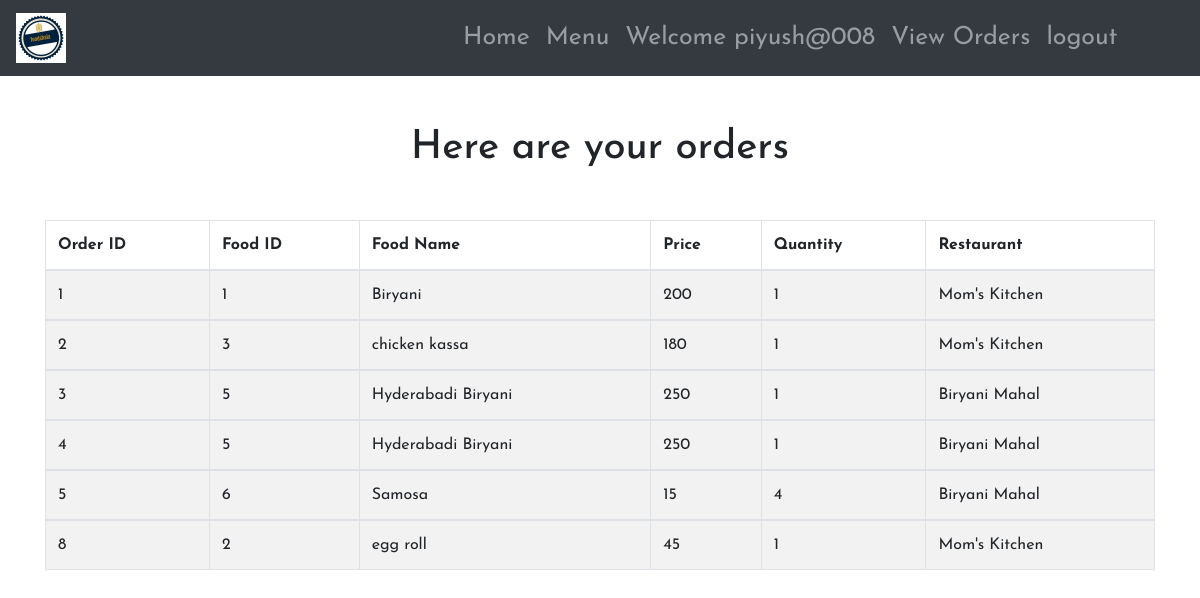
The app's page /view_orders_c.php (signed in) with its own data.
### tables this page shows
CREATE TABLE `orders` (
  `O_ID` int(30) NOT NULL,
  `F_ID` int(30) NOT NULL,
  `R_ID` int(30) NOT NULL,
  `foodname` varchar(255) NOT NULL,
  `price` varchar(255) NOT NULL,
  `username` varchar(255) NOT NULL,
  `quantity` int(11) NOT NULL
);

CREATE TABLE `restaurants` (
  `R_ID` int(30) NOT NULL,
  `name` varchar(255) NOT NULL,
  `email` varchar(255) NOT NULL,
  `contact` varchar(255) NOT NULL,
  `address` varchar(255) NOT NULL,
  `password` varchar(255) NOT NULL
);

### view_orders_c.php (the view, shortened to what this page needs)
<!DOCTYPE html>
<html lang="en" dir="ltr">
  <head>
    <link rel="stylesheet" href="https://stackpath.bootstrapcdn.com/bootstrap/4.5.2/css/bootstrap.min.css">
  </head>
  <body>
    <header>
      <?php
      include('base.php');
       ?>
    </header>
<h1 class = "mt-5 text-center">Here are your orders</h1>
  <section class="mt-5 mx-auto">
<?php
include('conn.php');
$user_check=$_SESSION['login_c'];
$sql = "SELECT * FROM orders WHERE username = '$user_check'";
$result = mysqli_query($con, $sql);
if(mysqli_num_rows($result) > 0)
{
 ?>
 <div class="container">
 <table class=" table table-striped table-hover table-bordered">
   <thead>
     <tr>
       <th> Order ID </th>
       <th> Food ID </th>
       <th> Food Name </th>
       <th> Price </th>
       <th> Quantity </th>
       <th> Restaurant </th>
     </tr>
   </thead>
   <?php
     while($row = mysqli_fetch_assoc($result)){
   ?>
 <tbody>
   <tr>
     <td><?php echo $row["O_ID"]; ?></td>
     <td><?php echo $row["F_ID"]; ?></td>
     <td><?php echo $row["foodname"]; ?></td>
     <td><?php echo $row["price"]; ?></td>
     <td><?php echo $row["quantity"]; ?></td>
     <td><?php $s = "SELECT name from `restaurants` where R_ID = {$row['R_ID']}";
      $x = mysqli_query($con,$s);
      $res = mysqli_fetch_assoc($x);
      echo $res['name']; ?></td>
   </tr>
 </tbody>
 <?php } ?>
 </table>
 </div>
   <br>
 <?php } else { ?>
 <h4><center>0 RESULTS</center></h4>
 <?php } ?>
</section>
  </body>
</html>

### view_orders_c.php (style rules this page uses)
* { margin: 0;padding: 0;font-family: 'Josefin Sans', sans-serif; }

### records on screen
orders: O_ID "1", F_ID "1", foodname "Biryani", price "200", quantity "1", restaurants.name "Mom's Kitchen"
orders: O_ID "2", F_ID "3", foodname "chicken kassa", price "180", quantity "1", restaurants.name "Mom's Kitchen"
orders: O_ID "3", F_ID "5", foodname "Hyderabadi Biryani", price "250", quantity "1", restaurants.name "Biryani Mahal"
orders: O_ID "4", F_ID "5", foodname "Hyderabadi Biryani", price "250", quantity "1", restaurants.name "Biryani Mahal"
orders: O_ID "5", F_ID "6", foodname "Samosa", price "15", quantity "4", restaurants.name "Biryani Mahal"
orders: O_ID "8", F_ID "2", foodname "egg roll", price "45", quantity "1", restaurants.name "Mom's Kitchen"

### other values on screen
$_SESSION['login_c'] "piyush@008"
